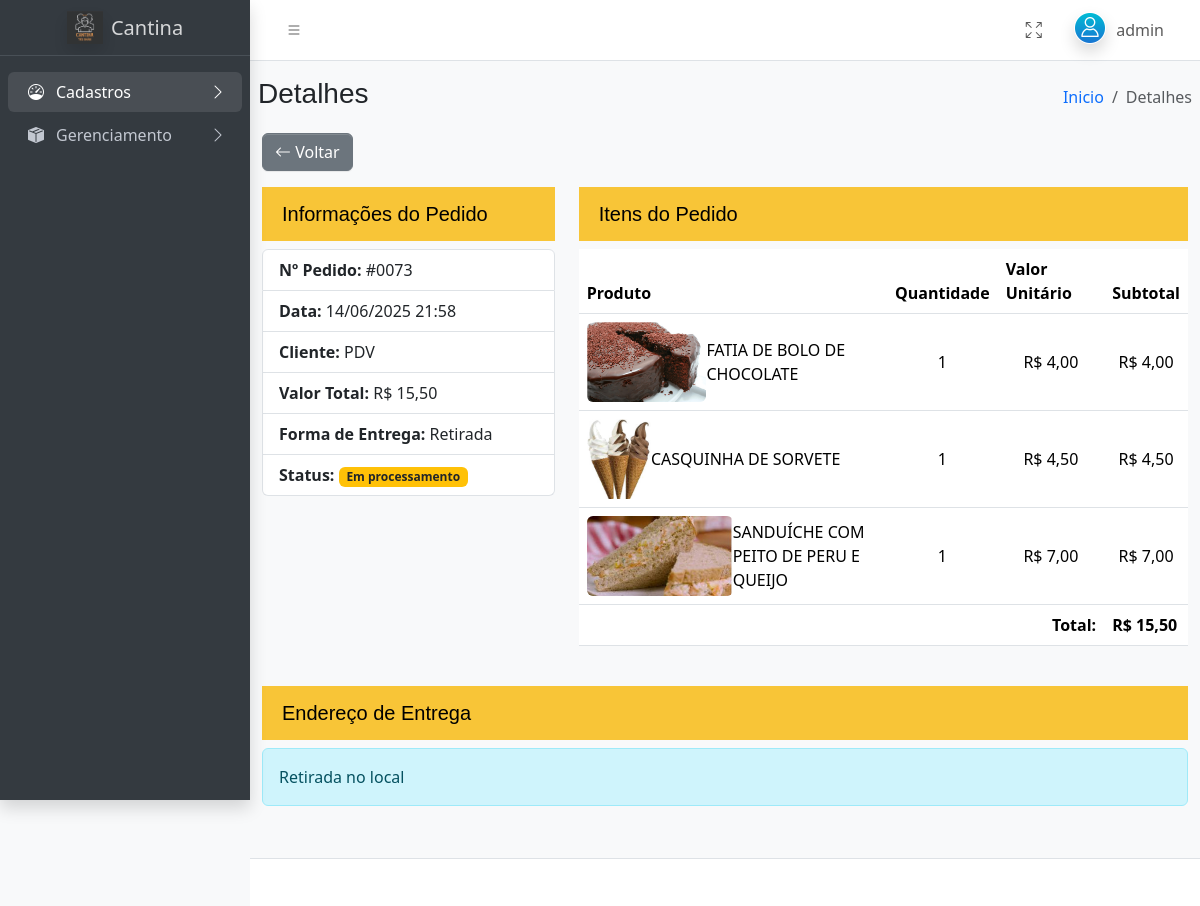
/admin/admin.php?pg=Detalhes&id=73 (signed in), run on the app's committed database.
### tables this page shows
CREATE TABLE IF NOT EXISTS `tb_pedidos` (
  `id` int(11) NOT NULL AUTO_INCREMENT,
  `id_cliente` int(11) DEFAULT NULL,
  `id_endereco` int(11) DEFAULT NULL,
  `emissao` datetime NOT NULL,
  `valor_total` decimal(10,2) NOT NULL DEFAULT 0.00,
  `tipo_entrega` varchar(20) NOT NULL,
  `tipo_pedido` enum('PDV','WEB') NOT NULL DEFAULT 'WEB',
  `metodo_pagamento` enum('DINHEIRO','CARTAO','PIX','ONLINE') NOT NULL DEFAULT 'ONLINE',
  PRIMARY KEY (`id`),
  KEY `id_cliente` (`id_cliente`),
  KEY `id_endereco` (`id_endereco`)
);

CREATE TABLE IF NOT EXISTS `tb_pedidos_itens` (
  `id` int(11) NOT NULL AUTO_INCREMENT,
  `id_pedidos` int(11) NOT NULL,
  `id_produtos` int(11) NOT NULL,
  `qtd` int(11) NOT NULL,
  `valor_untiario` decimal(10,2) NOT NULL DEFAULT 0.00,
  PRIMARY KEY (`id`),
  KEY `id_pedidos` (`id_pedidos`),
  KEY `id_produtos` (`id_produtos`)
);

CREATE TABLE IF NOT EXISTS `tb_produtos` (
  `id` int(11) NOT NULL AUTO_INCREMENT,
  `id_subcategoria` int(11) NOT NULL,
  `descricao` varchar(100) NOT NULL,
  `valor` decimal(10,2) NOT NULL DEFAULT 0.00,
  `estoque` int(11) NOT NULL,
  PRIMARY KEY (`id`),
  UNIQUE KEY `descricao` (`descricao`),
  KEY `id_subcategoria` (`id_subcategoria`)
);

### admin/gerenciamento/detalhes_pedidos_admin.php (the view, shortened to what this page needs)
<?php
include("../includes/conexao.php");
$id_pedido = mysqli_real_escape_string($conexao, $_GET['id']);
$verifica_pedido = mysqli_query($conexao, "SELECT id, id_cliente FROM tb_pedidos WHERE id = '$id_pedido'");
$dados = mysqli_fetch_assoc($verifica_pedido);
if (!$dados['id_cliente'] == null) {
    $query_pedido = "SELECT
                    cli.nome, p.*,
                    e.endereco, e.numero, e.descricao,
                    e.bairro, e.cep,
                    c.nome_cidade, c.sigla_estado
                 FROM
                    tb_clientes cli
                 LEFT JOIN
                    tb_pedidos p on p.id_cliente = cli.id
                 LEFT JOIN
                    tb_cliente_endereco e ON p.id_endereco = e.id
                 LEFT JOIN
                    tb_cidades c ON e.id_cidade = c.codigo_cidade
                 WHERE
                    p.id = '$id_pedido'";
} else {
    $query_pedido = "SELECT  p.*, e.endereco, e.numero, e.descricao, e.bairro, e.cep, c.nome_cidade, c.sigla_estado
    FROM tb_pedidos p  LEFT JOIN tb_cliente_endereco e ON p.id_endereco = e.id LEFT JOIN tb_cidades c ON e.id_cidade = c.codigo_cidade where tipo_pedido ='PDV' and p.id = '$id_pedido'";
}
$resultado_pedido = mysqli_query($conexao, $query_pedido);
$pedido = mysqli_fetch_assoc($resultado_pedido);
$query_itens = "SELECT
                    pi.*,
                    pr.descricao, pr.id
                FROM
                    tb_pedidos_itens pi
                JOIN
                    tb_produtos pr ON pi.id_produtos = pr.id
                WHERE
                    pi.id_pedidos = '$id_pedido'";
$resultado_itens = mysqli_query($conexao, $query_itens);
$itens = [];
while ($row = mysqli_fetch_assoc($resultado_itens)) {
    $itens[] = $row;
}
?>
<div class="container">
    <div class="mb-3">
        <button onclick="history.back()" class="btn btn-secondary">
            <i class="bi bi-arrow-left"></i> Voltar
        </button>
    </div>
    <div class="row mb-4">
        <div class="col-md-4">
            <h5>Informações do Pedido</h5>
            <ul class="list-group">
                <li class="list-group-item">
                    <strong>Nº Pedido:</strong> #<?= str_pad($pedido['id'], 4, '0', STR_PAD_LEFT) ?>
                </li>
                <li class="list-group-item">
                    <strong>Data:</strong> <?= date('d/m/Y H:i', strtotime($pedido['emissao'])) ?>
                </li>
                <li class="list-group-item">
                    <strong>Cliente:</strong> <?= $pedido['nome'] ?? 'PDV' ?>
                </li>
                <li class="list-group-item">
                    <strong>Valor Total:</strong> R$ <?= number_format($pedido['valor_total'], 2, ',', '.') ?>
                </li>
                <li class="list-group-item">
                    <strong>Forma de Entrega:</strong> <?= ucfirst($pedido['tipo_entrega']) ?>
                </li>
                <li class="list-group-item">
                    <strong>Status:</strong>
                    <span class="badge bg-warning text-dark">Em processamento</span>
                </li>
            </ul>
        </div>
        <div class="col-md-8">
            <h5>Itens do Pedido</h5>
            <div class="table-responsive">
                <table class="table">
                    <thead>
                        <tr>
                            <th>Produto</th>
                            <th>Quantidade</th>
                            <th>Valor Unitário</th>
                            <th>Subtotal</th>
                        </tr>
                    </thead>
                    <tbody>
                        <?php
                        foreach ($itens as $item):
                            $foto = '../assets/fotos/' . $item['id'] . '.png';
                        ?>
                            <tr>
                                <td>
                                    <div class="d-flex align-items-center">
                                        <div class="d-flex align-items-center">
                                            <img src="<?= $foto ?>" alt="<?= htmlspecialchars($item['descricao']) ?>" class="img-product rounded" style="max-width: 100%; max-height: 80px; object-fit: cover;" onerror="this.src='../assets/img/no-image.png';">
                                            <span><?= htmlspecialchars($item['descricao']) ?></span>
                                        </div>
                                </td>
                                <td class="text-center align-middle"><?= $item['qtd'] ?></td>
                                <td class="text-center align-middle">R$ <?= number_format($item['valor_untiario'], 2, ',', '.') ?></td>
                                <td class="text-center align-middle">R$ <?= number_format($item['qtd'] * $item['valor_untiario'], 2, ',', '.') ?></td>
                            </tr>
                        <?php endforeach;
                        ?>
                    </tbody>
                    <tfoot>
                        <tr>
                            <td colspan="3" class="text-end"><strong>Total:</strong></td>
                            <td><strong>R$ <?= number_format($pedido['valor_total'], 2, ',', '.') ?></strong></td>
                        </tr>
                    </tfoot>
                </table>
            </div>
        </div>
    </div>
    <div class="row mb-4">
        <div class="col-12">
            <h5>Endereço de Entrega</h5>
            <?php if ($pedido['tipo_entrega'] == 'entrega' && !empty($pedido['endereco'])): ?>
                <address class="list-group">
                    <div class="list-group-item">
                        <?= $pedido['endereco'] ?>, <?= $pedido['numero'] ?>
                        <?= !empty($pedido['complemento']) ? ' - ' . $pedido['complemento'] : '' ?>
                    </div>
                    <div class="list-group-item"><?= $pedido['bairro'] ?></div>
                    <div class="list-group-item">
                        <?= $pedido['nome_cidade'] ?>/<?= $pedido['sigla_estado'] ?>
                    </div>
                    <div class="list-group-item">CEP: <?= $pedido['cep'] ?></div>
                </address>
            <?php else: ?>
                <div class="alert alert-info">Retirada no local</div>
            <?php endif; ?>
        </div>
    </div>
</div>
<?php
$output = ob_get_clean();
echo $output;
?>

### admin/gerenciamento/detalhes_pedidos_admin.php (style rules this page uses)
h5 { background-color: #f8c537; color: #000; padding: 15px 20px; }

### data on the page
tb_pedidos: id "0073", emissao "14/06/2025 21:58", valor_total "15,50", tipo_entrega "Retirada"
tb_pedidos_itens: shows a picture, id_produtos.descricao "FATIA DE BOLO DE CHOCOLATE", qtd "1", valor_untiario "4,00", $item['qtd'] * $item['valor_untiario'] "4,00"
tb_pedidos_itens: shows a picture, id_produtos.descricao "CASQUINHA DE SORVETE", qtd "1", valor_untiario "4,50", $item['qtd'] * $item['valor_untiario'] "4,50"
tb_pedidos_itens: shows a picture, id_produtos.descricao "SANDUÍCHE COM PEITO DE PERU E QUEIJO", qtd "1", valor_untiario "7,00", $item['qtd'] * $item['valor_untiario'] "7,00"

### other printed values
$_SESSION['usuario']['nome'] "admin"
$paginaAtual "Detalhes"
$pedido['nome'] "PDV"
